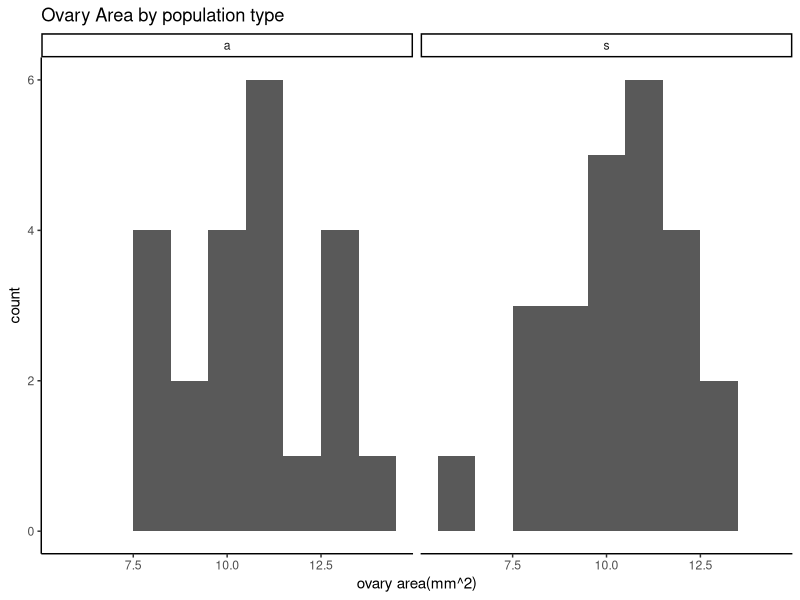

Here is the R script that generated this plot:
## ---- chunk 1
knitr::opts_chunk$set(echo = TRUE)

## ---- chunk 2
cc1data <- read.csv("./data/A1_Data_Excel(2).csv")
cc1_data <- cc1data[1:46, 1:8]

cc1_data$ovary_area <- cc1_data$ovary_width*cc1_data$ovary_height
## ---- chunk 3
area_means <- aggregate(ovary_area~population_type,data=cc1_data,FUN = mean)

## ---- chunk 4
knitr::kable(area_means,caption = "Mean Ovary Area by Population Type")
## ---- chunk 5
#install.packages("ggplot2")
library(ggplot2)

ggplot(cc1_data, aes(x=ovary_area))+geom_histogram(binwidth=1)+facet_wrap(~population_type)+labs(x="ovary area(mm^2)",y="count",title="Ovary Area by population type")+theme_classic()
